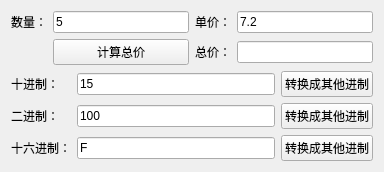
<?xml version="1.0" encoding="UTF-8"?>
<ui version="4.0">
 <class>sample_4_1Class</class>
 <widget class="QWidget" name="sample_4_1Class">
  <property name="geometry">
   <rect>
    <x>0</x>
    <y>0</y>
    <width>384</width>
    <height>170</height>
   </rect>
  </property>
  <property name="windowTitle">
   <string>字符串的输入与输出</string>
  </property>
  <layout class="QGridLayout" name="gridLayout_3">
   <item row="0" column="0">
    <layout class="QGridLayout" name="gridLayout">
     <item row="0" column="0">
      <widget class="QLabel" name="labelNum">
       <property name="text">
        <string>数量：</string>
       </property>
      </widget>
     </item>
     <item row="0" column="1">
      <widget class="QLineEdit" name="EditNum">
       <property name="text">
        <string>5</string>
       </property>
      </widget>
     </item>
     <item row="0" column="2">
      <widget class="QLabel" name="labelSingalPrice">
       <property name="text">
        <string>单价：</string>
       </property>
      </widget>
     </item>
     <item row="0" column="3">
      <widget class="QLineEdit" name="EditSinglePrice">
       <property name="text">
        <string>7.2</string>
       </property>
      </widget>
     </item>
     <item row="1" column="1">
      <widget class="QPushButton" name="btnCal">
       <property name="enabled">
        <bool>true</bool>
       </property>
       <property name="text">
        <string>计算总价</string>
       </property>
      </widget>
     </item>
     <item row="1" column="2">
      <widget class="QLabel" name="labelGlobalPrice">
       <property name="text">
        <string>总价：</string>
       </property>
      </widget>
     </item>
     <item row="1" column="3">
      <widget class="QLineEdit" name="EditGlobalPrice"/>
     </item>
    </layout>
   </item>
   <item row="1" column="0">
    <spacer name="verticalSpacer">
     <property name="orientation">
      <enum>Qt::Vertical</enum>
     </property>
     <property name="sizeHint" stdset="0">
      <size>
       <width>20</width>
       <height>1</height>
      </size>
     </property>
    </spacer>
   </item>
   <item row="2" column="0">
    <layout class="QGridLayout" name="gridLayout_2">
     <item row="0" column="0">
      <widget class="QLabel" name="labelTenHex">
       <property name="text">
        <string>十进制：</string>
       </property>
      </widget>
     </item>
     <item row="0" column="1">
      <widget class="QLineEdit" name="EditTenHex">
       <property name="text">
        <string>15</string>
       </property>
      </widget>
     </item>
     <item row="0" column="2">
      <widget class="QPushButton" name="btnTenHex">
       <property name="text">
        <string>转换成其他进制</string>
       </property>
      </widget>
     </item>
     <item row="1" column="0">
      <widget class="QLabel" name="labelTwoHex">
       <property name="text">
        <string>二进制：</string>
       </property>
      </widget>
     </item>
     <item row="1" column="1">
      <widget class="QLineEdit" name="EditTwoHex">
       <property name="text">
        <string>100</string>
       </property>
      </widget>
     </item>
     <item row="1" column="2">
      <widget class="QPushButton" name="btnTwoHex">
       <property name="text">
        <string>转换成其他进制</string>
       </property>
      </widget>
     </item>
     <item row="2" column="0">
      <widget class="QLabel" name="labelHex">
       <property name="text">
        <string>十六进制：</string>
       </property>
      </widget>
     </item>
     <item row="2" column="1">
      <widget class="QLineEdit" name="EditHex">
       <property name="text">
        <string>F</string>
       </property>
      </widget>
     </item>
     <item row="2" column="2">
      <widget class="QPushButton" name="btnHex">
       <property name="text">
        <string>转换成其他进制</string>
       </property>
      </widget>
     </item>
    </layout>
   </item>
  </layout>
 </widget>
 <layoutdefault spacing="6" margin="11"/>
 <resources>
  <include location="sample_4_1.qrc"/>
 </resources>
 <connections/>
</ui>
